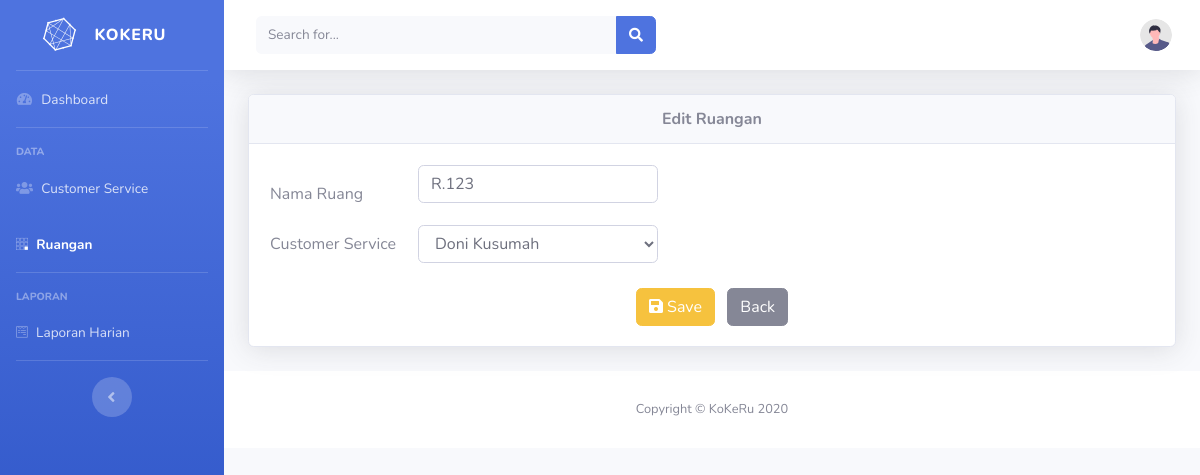
Before: /manajer/edit_ruang.php?id=1 with the older database file.
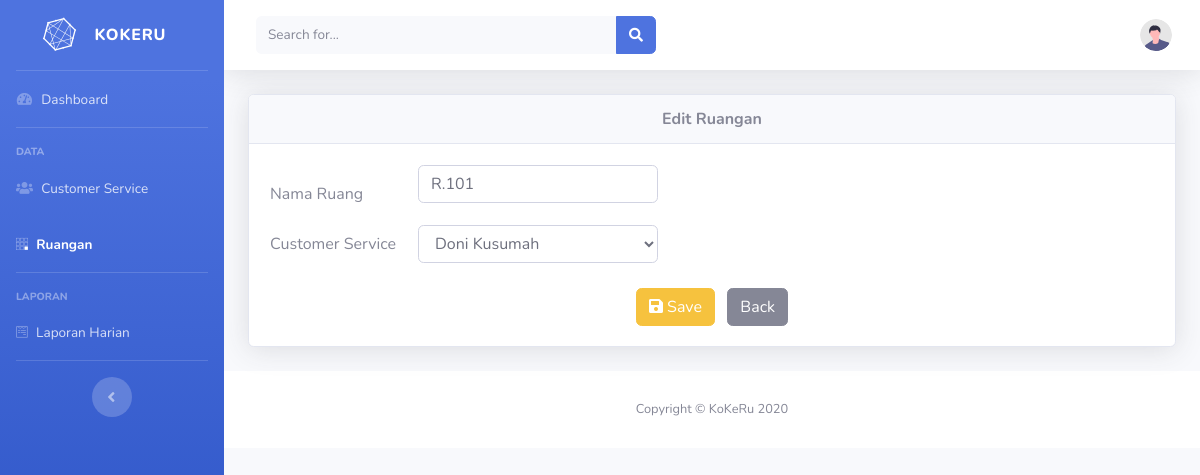
After: the same page with the newer database file.
### tables this page shows
CREATE TABLE `ruang` (
  `id_ruang` int(11) NOT NULL,
  `nama_ruang` varchar(50) NOT NULL,
  `id_cs` int(11) NOT NULL
);

CREATE TABLE `cs` (
  `id_cs` int(11) NOT NULL,
  `nama_cs` varchar(50) NOT NULL,
  `email` varchar(50) NOT NULL
);

### manajer/edit_ruang.php (the view, shortened to what this page needs)
<?php include 'header.php'; ?>
<?php
  require_once('../lib/db_login.php');
  $id = $_GET['id'];
  if (!isset($_POST["save"])) {
    $query = "SELECT r.id_ruang as id_ruang, r.nama_ruang AS nama_ruang, cs.id_cs AS id_cs, cs.nama_cs AS nama_cs FROM ruang r JOIN cs ON r.id_cs = cs.id_cs WHERE id_ruang = ".$id."";
    $result = $db->query($query);
    if (!$result) {
      die ("Could not query the database: <br>".$db->error);
    } else {
      while ($row = $result->fetch_object()) {
        $nama = $row->nama_ruang;
        $nama_cs = $row->nama_cs;
      }
    }
  }
?>
      <li class="nav-item">
        <a class="nav-link" href="dashboard.php">
          <i class="fas fa-fw fa-tachometer-alt"></i>
          <span>Dashboard</span>
        </a>
      </li>
      <hr class="sidebar-divider">
      <div class="sidebar-heading">Data</div>
      <li class="nav-item">
        <a class="nav-link" href="data_cs.php">
          <i class="fas fa-users"></i>
          <span>Customer Service</span>
        </a>
      </li>
      <li class="nav-item active">
        <a class="nav-link" href="data_ruang.php">
          <i class="fab fa-buromobelexperte"></i>
          <span>Ruangan</span>
        </a>
      </li>
      <hr class="sidebar-divider">
      <div class="sidebar-heading">Laporan</div>
      <li class="nav-item">
        <a class="nav-link" href="laporan.php">
          <i class="fab fa-wpforms"></i>
          <span>Laporan Harian</span>
        </a>
      </li>
      <hr class="sidebar-divider d-none d-md-block">
      <div class="text-center d-none d-md-inline">
        <button class="rounded-circle border-0" id="sidebarToggle"></button>
      </div>
    </ul>
    <div id="content-wrapper" class="d-flex flex-column">
      <div id="content">
        <nav class="navbar navbar-expand navbar-light bg-white topbar mb-4 static-top shadow">
          <form class="d-none d-sm-inline-block form-inline mr-auto ml-md-3 my-2 my-md-0 mw-100 navbar-search">
            <div class="input-group">
              <input type="text" class="form-control bg-light border-0 small" placeholder="Search for..." aria-label="Search" aria-describedby="basic-addon2">
              <div class="input-group-append">
                <button class="btn btn-primary" type="button">
                  <i class="fas fa-search fa-sm"></i>
                </button>
              </div>
            </div>
          </form>
          <ul class="navbar-nav ml-auto">
            <li class="nav-item dropdown no-arrow">
              <a class="nav-link dropdown-toggle" href="#" id="userDropdown" role="button" data-toggle="dropdown" aria-haspopup="true" aria-expanded="false">
                <img class="img-profile rounded-circle" src="../assets2/img/undraw_profile.svg">
              </a>
            </li>
          </ul>
        </nav>
        <div class="container-fluid">
          <div class="card shadow mb-4">
            <div class="card-header text-center" style="font-weight: bold;">Edit Ruangan</div>
            <div class="card-body">
              <div class="table-responsive">
                <form method="POST" autocomplete="on" action="<?php echo htmlspecialchars($_SERVER["PHP_SELF"]).'?id='.$id; ?>">
                  <table>
                    <tr>
                      <td>Nama Ruang</td>
                      <td><input type="text" class="form-control" id="nama" name="nama" value="<?php echo $nama; ?>" autofocus style="margin-left: 20px;">
                        <div class="error" style="color: red; font-size: 0.75em; padding-top: 10px; padding-bottom: 10px; padding-left: 25px;"><?php if (isset($error_nama)) echo $error_nama; ?></div>
                      </td>
                    </tr>
                    <tr>
                      <td>Customer Service</td>
                      <td><select name="customer" id="customer" class="form-control" style="margin-left: 20px;">
                        <option><?php echo $nama_cs; ?></option>
                      </select></td>
                    </tr>
                  </table>
                  <br>
                  <div class="text-center">
                    <button type="submit" class="btn btn-warning" name="save" value="save"><i class="fas fa-save"></i> Save</button>&nbsp;&nbsp;
                    <a href="data_ruang.php" class="btn btn-secondary">Back</a>
                  </div>
                </form>
              </div>
            </div>
          </div>
        </div>
<?php include 'footer.php'; ?>

Changed rows visible on the page:
changed ruang "Doni Kusumah": nama "R.123" → "R.101"
